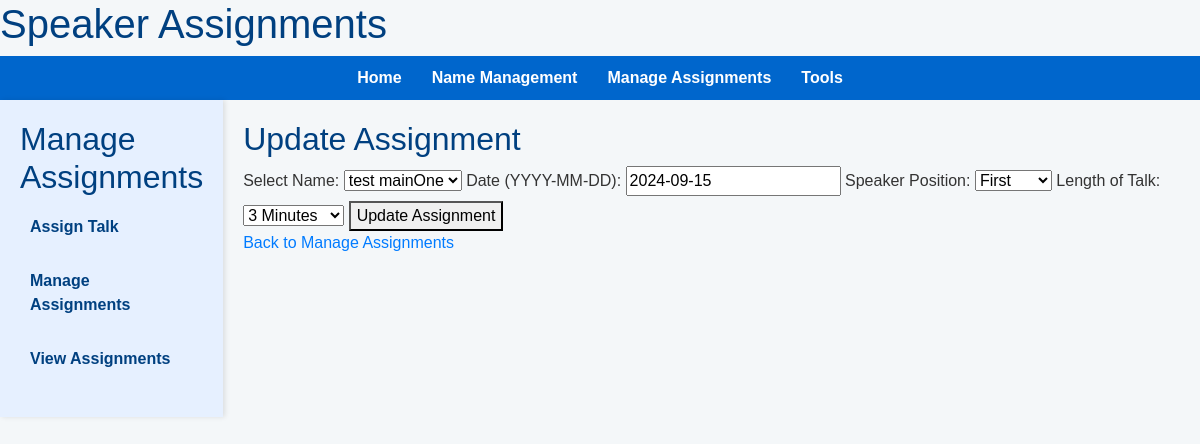
Page /assign/update/1 on the committed database.
### app/models.py (models this page shows)
class TalkAssignment(db.Model):
    id = db.Column(db.Integer, primary_key=True)
    speaker_id = db.Column(db.Integer, db.ForeignKey('record.id'), nullable=False)
    date = db.Column(db.Date, nullable=False)
    speaker_pos = db.Column(db.String(50), nullable=False)
    talk_length = db.Column(db.String(20), nullable=False)
    theme_id = db.Column(db.Integer, db.ForeignKey('theme.id'), nullable=True)
    topic_id = db.Column(db.Integer, db.ForeignKey('topic.id'), nullable=True)

class Record(db.Model):
    id = db.Column(db.Integer, primary_key=True)
    name = db.Column(db.String(80), unique=True, nullable=False)
    exception = db.Column(db.String(20), nullable=True)
    assignments = db.relationship('TalkAssignment', backref='speaker', lazy=True)

### app/routes/assign.py (the view, shortened to what this page needs)
@bp.route('/update/<int:assignment_id>', methods=['GET', 'POST'])
def update_assignment(assignment_id):
    assignment = TalkAssignment.query.get_or_404(assignment_id)
    records = Record.query.all()
    return render_template('update_assignment.html', assignment=assignment, records=records)

### app/templates/update_assignment.html (shortened to what this page needs)
{% extends "base.html" %}
{% block content %}
<h2>Update Assignment</h2>
<form method="post" action="{{ url_for('assign.update_assignment', assignment_id=assignment.id) }}">
    <label for="record_id">Select Name:</label>
    <select id="record_id" name="record_id">
        {% for record in records %}
        <option value="{{ record.id }}" {% if assignment.speaker_id == record.id %}selected{% endif %}>{{ record.name }}</option>
        {% endfor %}
    </select>
    <label for="date">Date (YYYY-MM-DD):</label>
    <input type="text" id="date" name="date" value="{{ assignment.date }}" required>
    <label for="speaker_pos">Speaker Position:</label>
    <select id="speaker_pos" name="speaker_pos" required>
        <option value="First" {% if assignment.speaker_pos == 'First' %}selected{% endif %}>First</option>
    </select>
    <label for="talk_length">Length of Talk:</label>
    <select id="talk_length" name="talk_length" required>
        <option value="3 Minutes" {% if assignment.talk_length == '3 Minutes' %}selected{% endif %}>3 Minutes</option>
    </select>
    <button type="submit">Update Assignment</button>
</form>
<a href="{{ url_for('assign.manage_assignments') }}">Back to Manage Assignments</a>
{% endblock %}

### app/static/css/style.css (style rules this page uses)
body { font-family: Arial, sans-serif; background-color: #f4f7f9; color: #333; margin: 0; padding: 0; }
h1, h2 { color: #004080; }

### rows in the picture
TalkAssignment: record_id "test mainOne", date "2024-09-15", speaker_pos "First"
